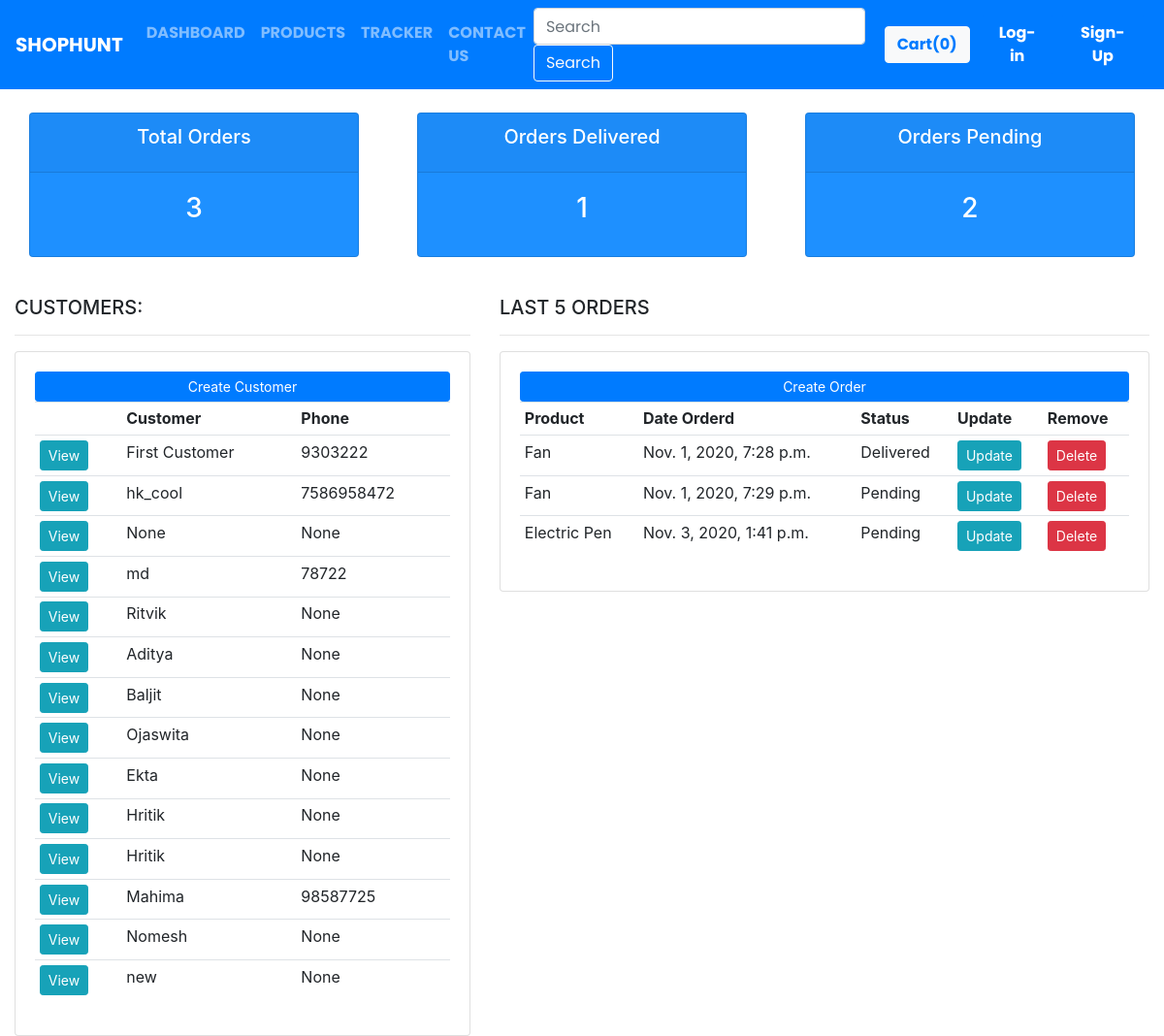
The app's page /seller/dashboard, older data.
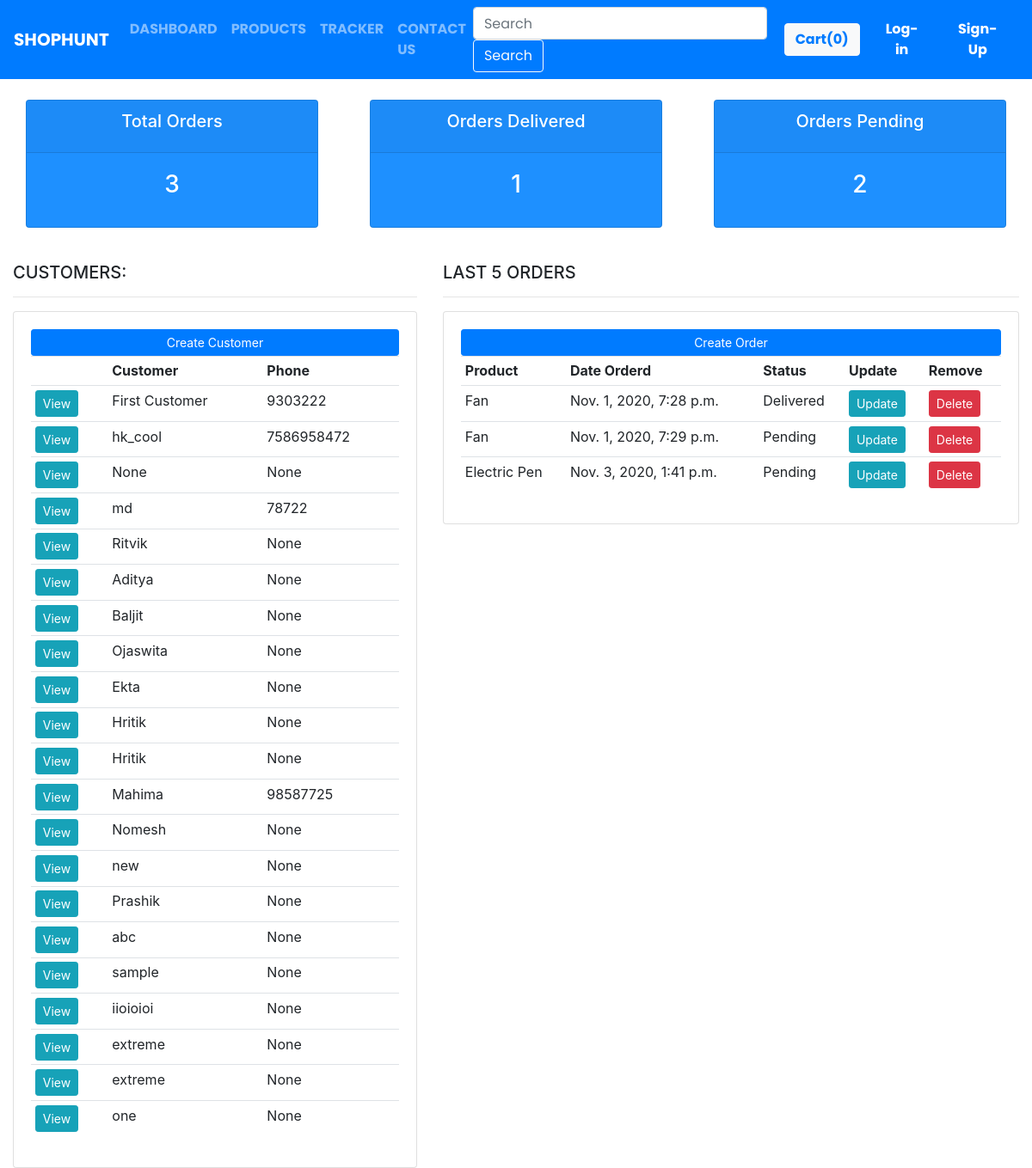
The same page, newer data.
### accounts/models.py (models this page shows)
class Customer(models.Model):
    user = models.OneToOneField(User, null=True, blank=True, on_delete=models.CASCADE)
    name = models.CharField(max_length=200, null=True)
    phone = models.CharField(max_length=200, null=True)
    email = models.CharField(max_length=200, null=True)
    profile_pic = models.ImageField(default="default_profile.png", null=True, blank=True)
    date_created = models.DateTimeField(auto_now_add=True, null=True)
    def __str__(self):
        return str(self.name)

class Order(models.Model):
    STATUS = (
        ('Pending', 'Pending'),
        ('Out of delivery', 'Out of delivery'),
        ('Delivered', 'Delivered'),
        )
    customer = models.ForeignKey(Customer, null=True, on_delete=models.SET_NULL)
    product = models.ForeignKey(Product, null=True, on_delete=models.SET_NULL)
    date_created = models.DateTimeField(auto_now_add=True, null=True)
    status = models.CharField(max_length=200, null=True, choices=STATUS)
    note = models.CharField(max_length=200, null=True)
    def __str__(self):
        return str(self.product.name)

class Product(models.Model):
    CATEGORY = (
        ('Indoor', 'Indoor'),
        ('Outdoor', 'Outdoor'),
        )
    name = models.CharField(max_length=200, null=True)
    price = models.FloatField(null=True)
    category = models.CharField(max_length=200, null=True, choices=CATEGORY)
    description = models.CharField(max_length=200, blank=True)
    date_created = models.DateTimeField(auto_now_add=True, null=True)
    tags = models.ManyToManyField(Tag)
    def __str__(self):
        return str(self.name)

### seller/views.py (the view)
# urls.py: path("dashboard", views.dashboard, name="dashboard"),
def dashboard(request):
    orders = Order.objects.all()
    customers = Customer.objects.all()
    print(orders)
    print(customers)
    total_customers = customers.count()
    total_orders = orders.count()
    delivered = orders.filter(status='Delivered').count()
    pending = orders.filter(status='Pending').count()
    context = {'orders':orders, 'customers': customers,
    'total_orders':total_orders, 'total_customers':total_customers,
    'delivered':delivered, 'pending':pending}
    return render(request, 'seller/dashboard.html', context)

### seller/templates/seller/dashboard.html (shortened to what this page needs)
{% extends 'seller/basic.html' %}
{% block body %}
<div class="container-fluid">
<br>
<div class="row">
	<div class="col">
		<div class="col-md">
			<div class="card totalOrders-box text-center text-white  mb-3" id="total-orders">
			  	<div class="card-header">
			  		<h5 class="card-title">Total Orders</h5>
			  	</div>
			  	<div class="card-body">
			    	<h3 class="card-title">{{total_orders}}</h3>
			  	</div>
			</div>
		</div>
	</div>
	<div class="col">
		<div class="col-md">
			<div class="card ordersDelivered-box text-center text-white  mb-3" id="orders-delivered">
			  	<div class="card-header">
			  		<h5 class="card-title">Orders Delivered</h5>
			  	</div>
			  	<div class="card-body">
			    	<h3 class="card-title">{{delivered}}</h3>
			  	</div>
			</div>
		</div>
	</div>
	<div class="col">
		<div class="col-md">
			<div class="ordersPending-box card text-center text-white  mb-3" id="orders-pending">
			  	<div class="card-header">
			  		<h5 class="card-title">Orders Pending</h5>
			  	</div>
			  	<div class="card-body">
			    	<h3 class="card-title">{{pending}}</h3>
			  	</div>
			</div>
		</div>
	</div>
</div>
<br>
<div class="row">
	<div class="col-md-5">
		<h5>CUSTOMERS:</h5>
		<hr>
		<div class="card card-body">
			<a class="prevent-submit btn btn-primary  btn-sm btn-block" href="">Create Customer</a>
			<table class="table table-sm">
				<tbody>
                    <tr>
                        <th></th>
                        <th>Customer</th>
                        <th>Phone</th>
                    {% for customer in customers %}
                        <tr>
                            <td><a class="btn btn-sm btn-info" href="{% url 'customer' customer.id %}">View</a></td>
                            <td>{{customer.name}}</td>
                            <td>{{customer.phone}}</td>
                        </tr>
                    {% endfor %}
                    </tr>
			    </tbody>
            </table>
		</div>
	</div>
	<div class="col-md-7">
		<h5>LAST 5 ORDERS</h5>
		<hr>
		<div class="card card-body">
			<a class="prevent-submit btn btn-primary  btn-sm btn-block" href="{% url 'create_order' %}">Create Order</a>
			<table class="table table-sm">
				<tbody>
                    <tr>
                        <th>Product</th>
                        <th>Date Orderd</th>
                        <th>Status</th>
                        <th>Update</th>
                        <th>Remove</th>
                    {% for order in orders %}
                        <tr>
                            <td>{{order.product}}</td>
                            <td>{{order.date_created}}</td>
                            <td>{{order.status}}</td>
                            <td><a class="btn btn-sm btn-info" href="{% url 'update_order' order.id %}">Update</a></td>
                            <td><a class="btn btn-sm btn-danger" href="{% url 'delete_order' order.id %}">Delete</a></td>
						</tr>
                    {% endfor %}
                    </tr>
			    </tbody>
            </table>
		</div>
	</div>
</div>
    </div>
{% endblock body %}

### seller/templates/seller/basic.html (shortened to what this page needs)
<!doctype html>
<html lang="en">
  <head>
    <link rel="stylesheet" href="https://stackpath.bootstrapcdn.com/bootstrap/4.2.1/css/bootstrap.min.css">
    <!-- {% load static %}
        <link rel="stylesheet" href="{% static 'shop/basic.css' %}"> -->
  </head>
  <body>
    <nav class="navbar navbar-expand-lg navbar-dark bg-primary" style=" position: sticky; top: 0;  z-index: 3;">
      <a class="navbar-brand" href="/seller"><b>SHOPHUNT</b></a>
      <div class="collapse navbar-collapse" id="navbarSupportedContent">
        <ul class="navbar-nav mr-auto">
          <li class="nav-item {% block categoryactive %}{% endblock categoryactive %}">
            <a class="nav-link" href="/seller/dashboard"><strong>DASHBOARD</strong></a>
          </li>
          <li class="nav-item {% block storesactive %}{% endblock storesactive %}">
            <a class="nav-link" href="/seller/products"><strong>PRODUCTS</strong></a>
          </li>
          <li class="nav-item {% block trackeractive %}{% endblock trackeractive %}">
            <a class="nav-link" href="/seller/tracker"><strong>TRACKER</strong></a>
          </li>
          <li class="nav-item {% block contactactive %}{% endblock contactactive %}">
            <a class="nav-link" href="/shop/contact"><strong>CONTACT US</strong></a>
          </li>
        </ul>
        <form class="form-inline my-2 my-lg-0">
          <input class="form-control mr-sm-2 text-primary" type="search" placeholder="Search" aria-label="Search">
          <button class="btn btn-outline-light my-2 my-sm-0" type="submit">Search</button>
        </form>
        <button type="button" class="btn btn-light mx-2 text-primary" id="popcart" data-container="body" data-toggle="popover" data-placement="bottom" data-html="true" data-content="Vivamus
        sagittis lacus vel augue laoreet rutrum faucibus.">
          <b>Cart(<span id="cart" >0</span>)</b>
        </button>
      </div>
       {% if user.is_authenticated %}
          <ul class="navbar-nav ml-auto">
            <li class="nav-item dropdown">
              <a class="nav-link dropdown-toggle" href="#" id="navbarDropdown" role="button" data-toggle="dropdown" aria-haspopup="true" aria-expanded="false">
               <b> Welcome {{request.user}} </b>
              </a>
              <div class="dropdown-menu" aria-labelledby="navbarDropdown">
                <a class="dropdown-item" href="/accounts/account">Profile</a>
                <a class="dropdown-item" href="/shop/logout">Log-out</a>
              </div>
            </li>
          </ul>
          {% else %}
            <button type="button" class="btn btn-primary mx-1" data-toggle="modal" data-target="#loginModal">
              <b>Log-in</b>
            </button>
            <button type="button" class="btn btn-primary mx-1" data-toggle="modal" data-target="#signupModal">
              <b>Sign-Up</b>
            </button>
         {% endif %}
    </nav>
  {% block body %} {% endblock body %}
  </body>
</html>

Row changes from the older to the newer data that the page shows:
added Customer: name "Prashik", phone "None"
added Customer: name "abc", phone "None"
added Customer: name "sample", phone "None"
added Customer: name "iioioioi", phone "None"
added Customer: name "extreme", phone "None"
added Customer: name "extreme", phone "None"
added Customer: name "one", phone "None"
